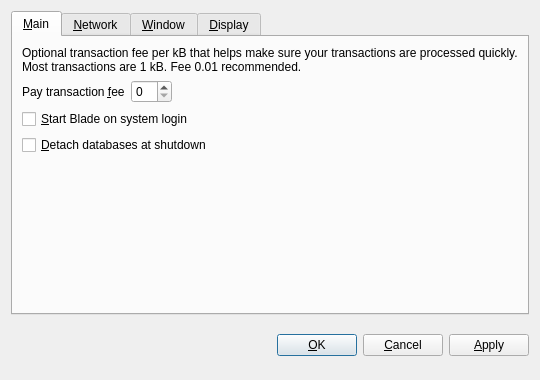
<?xml version="1.0" encoding="UTF-8"?>
<ui version="4.0">
 <class>OptionsDialog</class>
 <widget class="QDialog" name="OptionsDialog">
  <property name="geometry">
   <rect>
    <x>0</x>
    <y>0</y>
    <width>540</width>
    <height>380</height>
   </rect>
  </property>
  <property name="windowTitle">
   <string>Options</string>
  </property>
  <property name="modal">
   <bool>true</bool>
  </property>
  <layout class="QVBoxLayout" name="verticalLayout">
   <item>
    <widget class="QTabWidget" name="tabWidget">
     <property name="tabPosition">
      <enum>QTabWidget::North</enum>
     </property>
     <property name="currentIndex">
      <number>0</number>
     </property>
     <widget class="QWidget" name="tabMain">
      <attribute name="title">
       <string>&amp;Main</string>
      </attribute>
      <layout class="QVBoxLayout" name="verticalLayout_Main">
       <item>
        <widget class="QLabel" name="transactionFeeInfoLabel">
         <property name="text">
          <string>Optional transaction fee per kB that helps make sure your transactions are processed quickly. Most transactions are 1 kB. Fee 0.01 recommended.</string>
         </property>
         <property name="textFormat">
          <enum>Qt::PlainText</enum>
         </property>
         <property name="wordWrap">
          <bool>true</bool>
         </property>
        </widget>
       </item>
       <item>
        <layout class="QHBoxLayout" name="horizontalLayout_Main">
         <item>
          <widget class="QLabel" name="transactionFeeLabel">
           <property name="text">
            <string>Pay transaction &amp;fee</string>
           </property>
           <property name="textFormat">
            <enum>Qt::PlainText</enum>
           </property>
           <property name="buddy">
            <cstring>transactionFee</cstring>
           </property>
          </widget>
         </item>
         <item>
          <widget class="BitcoinAmountField" name="transactionFee"/>
         </item>
         <item>
          <spacer name="horizontalSpacer_Main">
           <property name="orientation">
            <enum>Qt::Horizontal</enum>
           </property>
           <property name="sizeHint" stdset="0">
            <size>
             <width>40</width>
             <height>20</height>
            </size>
           </property>
          </spacer>
         </item>
        </layout>
       </item>
       <item>
        <widget class="QCheckBox" name="bitcoinAtStartup">
         <property name="toolTip">
          <string>Automatically start Blade after logging in to the system.</string>
         </property>
         <property name="text">
          <string>&amp;Start Blade on system login</string>
         </property>
        </widget>
       </item>
       <item>
        <widget class="QCheckBox" name="detachDatabases">
         <property name="toolTip">
          <string>Detach block and address databases at shutdown. This means they can be moved to another data directory, but it slows down shutdown. The wallet is always detached.</string>
         </property>
         <property name="text">
          <string>&amp;Detach databases at shutdown</string>
         </property>
        </widget>
       </item>
       <item>
        <spacer name="verticalSpacer_Main">
         <property name="orientation">
          <enum>Qt::Vertical</enum>
         </property>
         <property name="sizeHint" stdset="0">
          <size>
           <width>20</width>
           <height>40</height>
          </size>
         </property>
        </spacer>
       </item>
      </layout>
     </widget>
     <widget class="QWidget" name="tabNetwork">
      <attribute name="title">
       <string>&amp;Network</string>
      </attribute>
      <layout class="QVBoxLayout" name="verticalLayout_Network">
       <item>
        <widget class="QCheckBox" name="mapPortUpnp">
         <property name="toolTip">
          <string>Automatically open the Blade client port on the router. This only works when your router supports UPnP and it is enabled.</string>
         </property>
         <property name="text">
          <string>Map port using &amp;UPnP</string>
         </property>
        </widget>
       </item>
       <item>
        <widget class="QCheckBox" name="connectSocks">
         <property name="toolTip">
          <string>Connect to the Blade network through a SOCKS proxy (e.g. when connecting through Tor).</string>
         </property>
         <property name="text">
          <string>&amp;Connect through SOCKS proxy:</string>
         </property>
        </widget>
       </item>
       <item>
        <layout class="QHBoxLayout" name="horizontalLayout_Network">
         <item>
          <widget class="QLabel" name="proxyIpLabel">
           <property name="text">
            <string>Proxy &amp;IP:</string>
           </property>
           <property name="textFormat">
            <enum>Qt::PlainText</enum>
           </property>
           <property name="buddy">
            <cstring>proxyIp</cstring>
           </property>
          </widget>
         </item>
         <item>
          <widget class="QValidatedLineEdit" name="proxyIp">
           <property name="maximumSize">
            <size>
             <width>140</width>
             <height>16777215</height>
            </size>
           </property>
           <property name="toolTip">
            <string>IP address of the proxy (e.g. 127.0.0.1)</string>
           </property>
          </widget>
         </item>
         <item>
          <widget class="QLabel" name="proxyPortLabel">
           <property name="text">
            <string>&amp;Port:</string>
           </property>
           <property name="textFormat">
            <enum>Qt::PlainText</enum>
           </property>
           <property name="buddy">
            <cstring>proxyPort</cstring>
           </property>
          </widget>
         </item>
         <item>
          <widget class="QLineEdit" name="proxyPort">
           <property name="maximumSize">
            <size>
             <width>55</width>
             <height>16777215</height>
            </size>
           </property>
           <property name="toolTip">
            <string>Port of the proxy (e.g. 9050)</string>
           </property>
          </widget>
         </item>
         <item>
          <widget class="QLabel" name="socksVersionLabel">
           <property name="text">
            <string>SOCKS &amp;Version:</string>
           </property>
           <property name="textFormat">
            <enum>Qt::PlainText</enum>
           </property>
           <property name="buddy">
            <cstring>socksVersion</cstring>
           </property>
          </widget>
         </item>
         <item>
          <widget class="QValueComboBox" name="socksVersion">
           <property name="toolTip">
            <string>SOCKS version of the proxy (e.g. 5)</string>
           </property>
          </widget>
         </item>
         <item>
          <spacer name="horizontalSpacer_Network">
           <property name="orientation">
            <enum>Qt::Horizontal</enum>
           </property>
           <property name="sizeHint" stdset="0">
            <size>
             <width>40</width>
             <height>20</height>
            </size>
           </property>
          </spacer>
         </item>
        </layout>
       </item>
       <item>
        <spacer name="verticalSpacer_Network">
         <property name="orientation">
          <enum>Qt::Vertical</enum>
         </property>
         <property name="sizeHint" stdset="0">
          <size>
           <width>20</width>
           <height>40</height>
          </size>
         </property>
        </spacer>
       </item>
      </layout>
     </widget>
     <widget class="QWidget" name="tabWindow">
      <attribute name="title">
       <string>&amp;Window</string>
      </attribute>
      <layout class="QVBoxLayout" name="verticalLayout_Window">
       <item>
        <widget class="QCheckBox" name="minimizeToTray">
         <property name="toolTip">
          <string>Show only a tray icon after minimizing the window.</string>
         </property>
         <property name="text">
          <string>&amp;Minimize to the tray instead of the taskbar</string>
         </property>
        </widget>
       </item>
       <item>
        <widget class="QCheckBox" name="minimizeOnClose">
         <property name="toolTip">
          <string>Minimize instead of exit the application when the window is closed. When this option is enabled, the application will be closed only after selecting Quit in the menu.</string>
         </property>
         <property name="text">
          <string>M&amp;inimize on close</string>
         </property>
        </widget>
       </item>
       <item>
        <spacer name="verticalSpacer_Window">
         <property name="orientation">
          <enum>Qt::Vertical</enum>
         </property>
         <property name="sizeHint" stdset="0">
          <size>
           <width>20</width>
           <height>40</height>
          </size>
         </property>
        </spacer>
       </item>
      </layout>
     </widget>
     <widget class="QWidget" name="tabDisplay">
      <attribute name="title">
       <string>&amp;Display</string>
      </attribute>
      <layout class="QVBoxLayout" name="verticalLayout_Display">
       <item>
        <layout class="QHBoxLayout" name="horizontalLayout_1_Display">
         <item>
          <widget class="QLabel" name="langLabel">
           <property name="text">
            <string>User Interface &amp;language:</string>
           </property>
           <property name="textFormat">
            <enum>Qt::PlainText</enum>
           </property>
           <property name="buddy">
            <cstring>lang</cstring>
           </property>
          </widget>
         </item>
         <item>
          <widget class="QValueComboBox" name="lang">
           <property name="toolTip">
            <string>The user interface language can be set here. This setting will take effect after restarting Blade.</string>
           </property>
          </widget>
         </item>
        </layout>
       </item>
       <item>
        <layout class="QHBoxLayout" name="horizontalLayout_2_Display">
         <item>
          <widget class="QLabel" name="unitLabel">
           <property name="text">
            <string>&amp;Unit to show amounts in:</string>
           </property>
           <property name="textFormat">
            <enum>Qt::PlainText</enum>
           </property>
           <property name="buddy">
            <cstring>unit</cstring>
           </property>
          </widget>
         </item>
         <item>
          <widget class="QValueComboBox" name="unit">
           <property name="toolTip">
            <string>Choose the default subdivision unit to show in the interface and when sending coins.</string>
           </property>
          </widget>
         </item>
        </layout>
       </item>
       <item>
        <widget class="QCheckBox" name="displayAddresses">
         <property name="toolTip">
          <string>Whether to show Blade addresses in the transaction list or not.</string>
         </property>
         <property name="text">
          <string>&amp;Display addresses in transaction list</string>
         </property>
        </widget>
       </item>
       <item>
        <spacer name="verticalSpacer_Display">
         <property name="orientation">
          <enum>Qt::Vertical</enum>
         </property>
         <property name="sizeHint" stdset="0">
          <size>
           <width>20</width>
           <height>40</height>
          </size>
         </property>
        </spacer>
       </item>
      </layout>
     </widget>
    </widget>
   </item>
   <item>
    <layout class="QHBoxLayout" name="horizontalLayout_Buttons">
     <item>
      <spacer name="horizontalSpacer_1">
       <property name="orientation">
        <enum>Qt::Horizontal</enum>
       </property>
       <property name="sizeHint" stdset="0">
        <size>
         <width>40</width>
         <height>48</height>
        </size>
       </property>
      </spacer>
     </item>
     <item>
      <widget class="QLabel" name="statusLabel">
       <property name="font">
        <font>
         <weight>75</weight>
         <bold>true</bold>
        </font>
       </property>
       <property name="text">
        <string/>
       </property>
       <property name="textFormat">
        <enum>Qt::PlainText</enum>
       </property>
       <property name="wordWrap">
        <bool>true</bool>
       </property>
      </widget>
     </item>
     <item>
      <spacer name="horizontalSpacer_2">
       <property name="orientation">
        <enum>Qt::Horizontal</enum>
       </property>
       <property name="sizeHint" stdset="0">
        <size>
         <width>40</width>
         <height>48</height>
        </size>
       </property>
      </spacer>
     </item>
     <item>
      <widget class="QPushButton" name="okButton">
       <property name="text">
        <string>&amp;OK</string>
       </property>
      </widget>
     </item>
     <item>
      <widget class="QPushButton" name="cancelButton">
       <property name="text">
        <string>&amp;Cancel</string>
       </property>
       <property name="autoDefault">
        <bool>false</bool>
       </property>
      </widget>
     </item>
     <item>
      <widget class="QPushButton" name="applyButton">
       <property name="text">
        <string>&amp;Apply</string>
       </property>
       <property name="autoDefault">
        <bool>false</bool>
       </property>
      </widget>
     </item>
    </layout>
   </item>
  </layout>
 </widget>
 <customwidgets>
  <customwidget>
   <class>BitcoinAmountField</class>
   <extends>QSpinBox</extends>
   <header>bitcoinamountfield.h</header>
  </customwidget>
  <customwidget>
   <class>QValueComboBox</class>
   <extends>QComboBox</extends>
   <header>qvaluecombobox.h</header>
  </customwidget>
  <customwidget>
   <class>QValidatedLineEdit</class>
   <extends>QLineEdit</extends>
   <header>qvalidatedlineedit.h</header>
  </customwidget>
 </customwidgets>
 <resources/>
 <connections/>
</ui>
